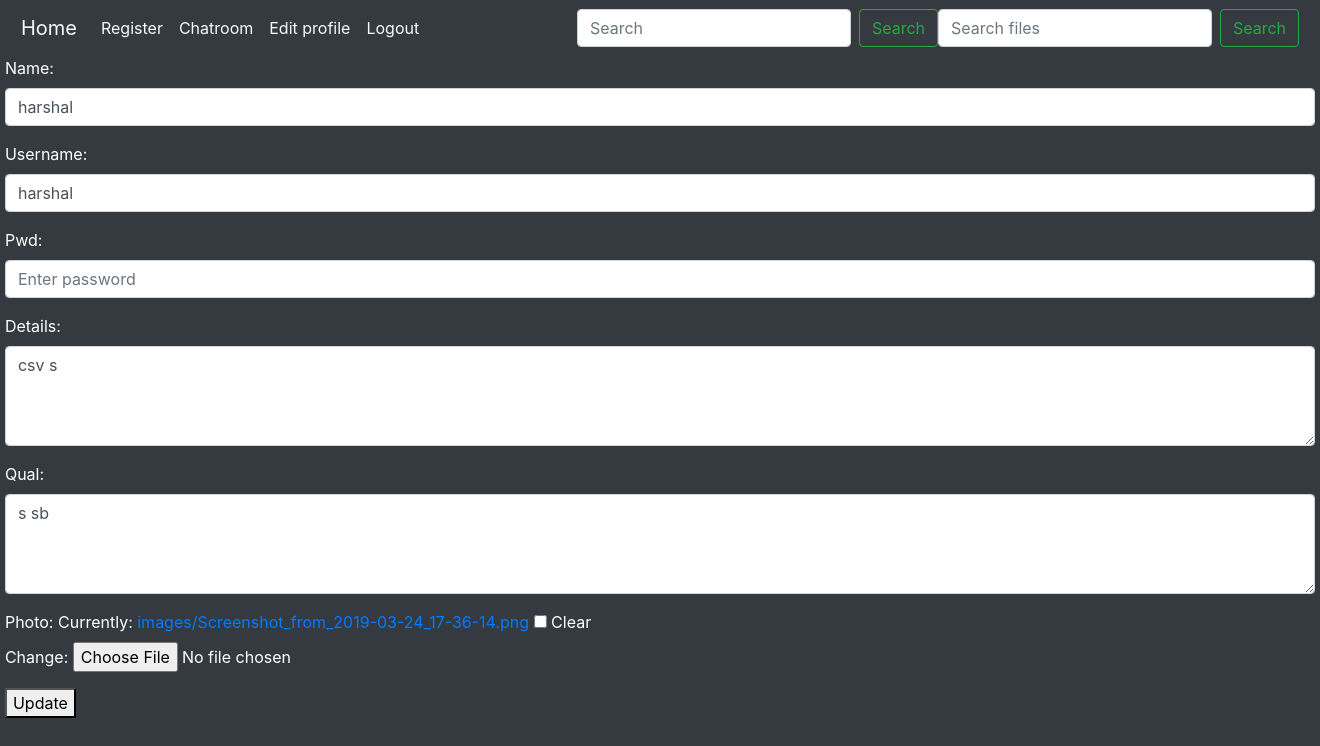
Page /update/ (signed in) on the committed database.
### sampleapp/models.py (models this page shows)
class user(models.Model):
    name = models.CharField(max_length=50)
    photo=models.ImageField(blank=True,upload_to='images/',null=True)
    username = models.CharField(max_length=50,unique=True)
    pwd = models.CharField(max_length=50)
    details = models.TextField()
    qual = models.CharField(null=True,blank=True,max_length=50)

### sampleapp/views.py (the view)
# urls.py: path('update/',sampleapp.views.user_update),
def user_update(request):
    if (request.session.get('user', None) == None):
        return redirect('/login/')
    obj = get_object_or_404(user, username=request.session.get('user'))
    form = registerForm2(request.POST or None, request.FILES or None, instance = obj)
    tmpname = 'user_update.html'
    context = {"form":form}
    response = HttpResponse(render(request, tmpname, context))
    if form.is_valid():
        print(form.cleaned_data)
        form.save()
        response = redirect('/getuser_details/{}/'.format(obj.__dict__['username']))
    return response

### sampleapp/forms.py
class registerForm2(forms.ModelForm):
    pwd = forms.CharField(widget=forms.PasswordInput(attrs={'class':'form-control','placeholder':'Enter password'}),max_length=50)
    name = forms.CharField(widget=forms.TextInput(attrs={'class':'form-control','placeholder':'What\'s your name?'}))
    username = forms.CharField(widget=forms.TextInput(attrs={'class': 'form-control','placeholder':'Choose a username'}))
    details = forms.CharField(widget=forms.Textarea(attrs={'class': 'form-control','placeholder':'Write something about yourself'}))
    qual = forms.CharField(widget=forms.Textarea(attrs={'class': 'form-control','placeholder':'What are your qualifications?'}))
    class Meta:
        model=user
        fields=['name','username','pwd','details','qual','photo']

### templates/user_update.html
{% extends "base.html" %}
{% block content %}
<form method="POST" action="." enctype="multipart/form-data">{%csrf_token%}
    {{form.as_p}}
    <button type="submit">Update</button>
</form>
{% endblock %}

### templates/base.html (style rules this page uses)
textarea.form-control { height:100px; }

### rows in the picture
user: name "harshal", username "harshal", details "csv s", qual "s sb"
